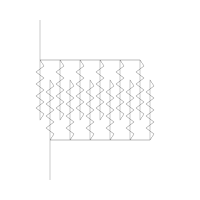

The Python source for this figure:
import argparse
import drawsvg as draw
from numpy import array, sqrt, pi, log
from math import floor, ceil

class SimpleMaker:

    ## 比例尺：20 对应 0.5，40 对应 1

    def GenerateSimple(name, wire_length, size = 0):
        d = draw.Drawing(200,200,origin = 'center', displayInline = False)
        p = draw.Path(stroke_width=0.202, stroke='black', fill_opacity="0")

        simple_circuit = SimpleMaker(size)
        simple_circuit.makeSimple(p,wire_length)
        d.append(p)
        d.save_svg(name+".svg")

    def __init__(self,size = 0):

        self.size = size
        # self.line_width = 0.202
        self.line_width = 0.6
        self.spacing = 10
        self.pixel_scale = 3.77
        self.minimum_stitch_length = 2 * self.pixel_scale

    def makeSimple(self, path, wire_length, reverse=False):
        reverseF = -1 if reverse else 1
        if self.size > 0:
            path.M(-60,-80)
            path.L(-60,20)
            lastPoint = array([-60,20])
            #结点
            path.L(lastPoint[0] + 4, lastPoint[1] - 6)
            lastPoint[0] += 4
            lastPoint[1] -=6
            for i in range (0,4):
                path.L(lastPoint[0] - 8, lastPoint[1] - 6)
                path.L(lastPoint[0], lastPoint[1] - 12)
                lastPoint[1] -=12
            path.L(lastPoint[0] - 4, lastPoint[1] - 6)
            lastPoint[0] -= 4
            lastPoint[1] -= 6
            for i in range (0,5):
                path.L(lastPoint[0] + 20, lastPoint[1])
                lastPoint[0] += 20
                path.L(lastPoint[0], lastPoint[1] + 60)
                lastPoint[1] += 60
                #结点
                path.L(lastPoint[0] + 4, lastPoint[1] - 6)
                lastPoint[0] += 4
                lastPoint[1] -=6
                for j in range (0,4):
                    path.L(lastPoint[0] - 8, lastPoint[1] - 6)
                    path.L(lastPoint[0], lastPoint[1] - 12)
                    lastPoint[1] -=12
                path.L(lastPoint[0] - 4, lastPoint[1] - 6)
                lastPoint[0] -= 4
                lastPoint[1] -= 6

            path.M(-50,80)
            path.L(-50,40)
            lastPoint = array([-50,40])
            #结点
            path.L(lastPoint[0] + 4, lastPoint[1] - 6)
            lastPoint[0] += 4
            lastPoint[1] -=6
            for i in range (0,4):
                path.L(lastPoint[0] - 8, lastPoint[1] - 6)
                path.L(lastPoint[0], lastPoint[1] - 12)
                lastPoint[1] -=12
            path.L(lastPoint[0] - 4, lastPoint[1] - 6)
            lastPoint[0] -= 4
            lastPoint[1] -= 6
            path.L(lastPoint[0], lastPoint[1] + 60)
            lastPoint[1] += 60
            for i in range (0,5):
                path.L(lastPoint[0] + 20, lastPoint[1])
                lastPoint[0] += 20
                #结点
                path.L(lastPoint[0] + 4, lastPoint[1] - 6)
                lastPoint[0] += 4
                lastPoint[1] -=6
                for j in range (0,4):
                    path.L(lastPoint[0] - 8, lastPoint[1] - 6)
                    path.L(lastPoint[0], lastPoint[1] - 12)
                    lastPoint[1] -=12
                path.L(lastPoint[0] - 4, lastPoint[1] - 6)
                lastPoint[0] -= 4
                lastPoint[1] -= 6
                path.L(lastPoint[0], lastPoint[1] + 60)
                lastPoint[1] += 60



        else:
            raise Exception("size must be >0")



    def drawStitches(self, p, x1, y1, x2, y2):
        dx = x2 - x1
        dy = y2 - y1
        length = sqrt((dx ** 2) + (dy ** 2))
        stittches = length/self.minimum_stitch_length

        for i in range (1, floor(stittches)):
            p.L (x1 + dx/stittches*i, y1 + dy/stittches*i)
        p.L(x2,y2)

if __name__=="__main__":
    SimpleMaker.GenerateSimple("humidity", -8, 10)
